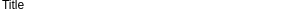
<?xml version="1.0" encoding="UTF-8"?>
<ui version="4.0">
 <class>PlaylistEntrySmall</class>
 <widget class="QFrame" name="PlaylistEntrySmall">
  <property name="geometry">
   <rect>
    <x>0</x>
    <y>0</y>
    <width>285</width>
    <height>10</height>
   </rect>
  </property>
  <property name="sizePolicy">
   <sizepolicy hsizetype="Preferred" vsizetype="Preferred">
    <horstretch>0</horstretch>
    <verstretch>0</verstretch>
   </sizepolicy>
  </property>
  <property name="windowTitle">
   <string>PlaylistEntrySmall</string>
  </property>
  <property name="styleSheet">
   <string notr="true">background: transparent;</string>
  </property>
  <property name="frameShape">
   <enum>QFrame::NoFrame</enum>
  </property>
  <property name="frameShadow">
   <enum>QFrame::Raised</enum>
  </property>
  <property name="lineWidth">
   <number>0</number>
  </property>
  <layout class="QHBoxLayout" name="horizontalLayout">
   <property name="spacing">
    <number>5</number>
   </property>
   <property name="leftMargin">
    <number>2</number>
   </property>
   <property name="topMargin">
    <number>0</number>
   </property>
   <property name="rightMargin">
    <number>5</number>
   </property>
   <property name="bottomMargin">
    <number>0</number>
   </property>
   <item>
    <widget class="QLabel" name="lab_title">
     <property name="sizePolicy">
      <sizepolicy hsizetype="Preferred" vsizetype="Expanding">
       <horstretch>0</horstretch>
       <verstretch>0</verstretch>
      </sizepolicy>
     </property>
     <property name="minimumSize">
      <size>
       <width>0</width>
       <height>10</height>
      </size>
     </property>
     <property name="maximumSize">
      <size>
       <width>1000</width>
       <height>100</height>
      </size>
     </property>
     <property name="lineWidth">
      <number>0</number>
     </property>
     <property name="text">
      <string>Title</string>
     </property>
    </widget>
   </item>
  </layout>
 </widget>
 <resources/>
 <connections/>
</ui>
